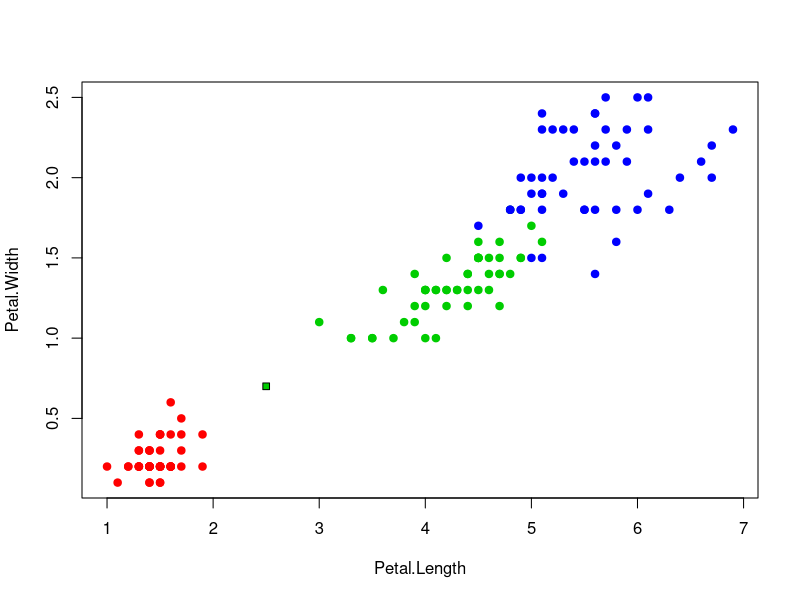

Reproduce this figure in R.
# Title     : TODO
# Objective : TODO
# Created by: elenakozenko
# Created on: 16.09.2020

#функцция метрики
EM <- function(u, v) {
  return(sqrt(sum((u - v) ^ 2)));
}

#функция, возвращающая массив расстояний от классифицируемого объекта до элементов обучающей выборки
dist <- function(z, metricFunction = EM) {
  distances <- matrix(NA, length(iris[,1]), 2)
  for (i in 1:length(iris[,1])) {
    distances[i,] <- c(i, metricFunction(iris[i,3:4], z))
  }
  return(distances)
}

#Работа алгоритма 1нн
z <- c(2.5, 0.7);
distance <- dist(z,)
class <- iris[order(distance[,2])[1], 5] #сортируем массив расстояний и получаем класс классифицирумого объекта
class;

#отрисовка ирисов Фишера
colors <- c("setosa" = "red", "versicolor" = "green3", "virginica" = "blue")
plot(iris[,3:4], pch = 21, bg = colors[iris$Species],col = colors[iris$Species])

#рисуем классифицируемый объект
points(z[1], z[2], pch = 22, bg = colors[class], asp = 1)
